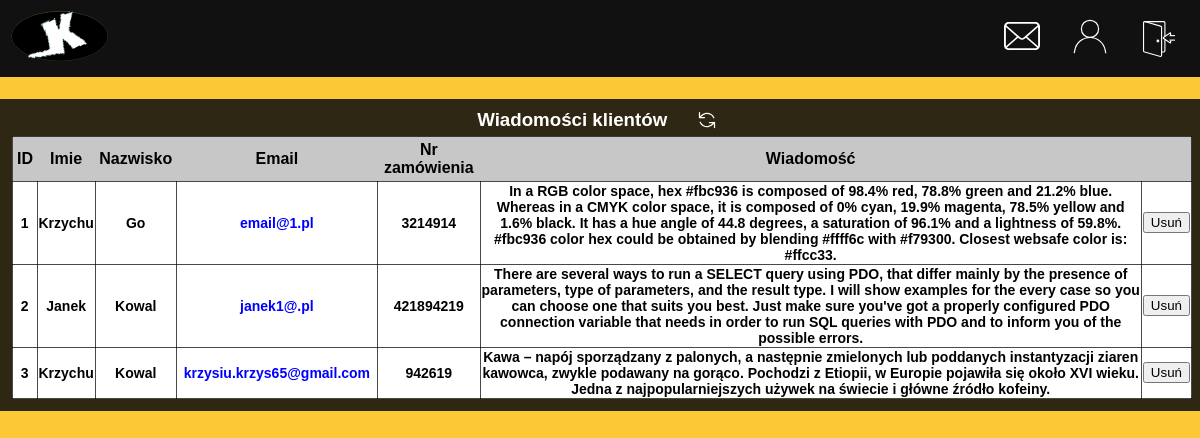
The app's page /wiadomosci_klientow.php (signed in), older data.
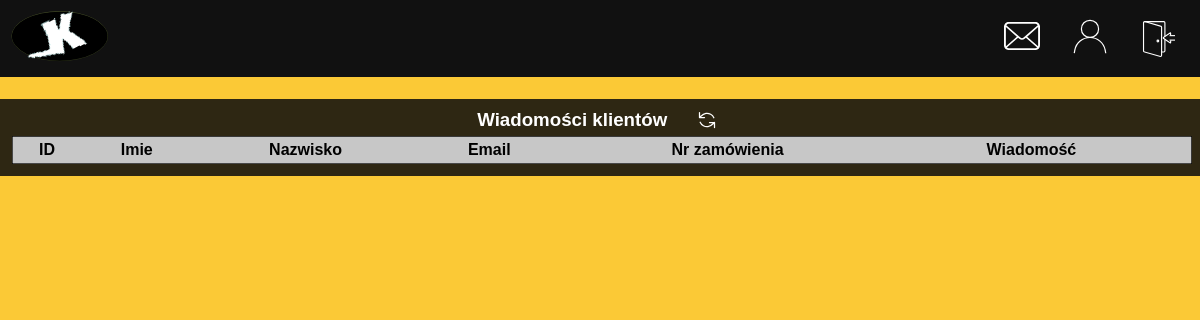
The same page, newer data.
### tables this page shows
CREATE TABLE `wiadomosci_klientow` (
  `id` int(11) NOT NULL,
  `imie` varchar(100) NOT NULL,
  `nazwisko` varchar(100) NOT NULL,
  `email` varchar(120) NOT NULL,
  `nr_zamowienia` int(11) NOT NULL,
  `wiadomosc` text NOT NULL
);

### wiadomosci_klientow.php (the view, shortened to what this page needs)
<!DOCTYPE html>
<html lang="pl">
<head>
    <link rel="stylesheet" href="s.css?v=1.2">
</head>
<body>
<header class="naglowek">
<?php include_once("laczenieZbaza.php");?>
<div class='menu1'>
    <a href="index.php"><img src="svg/logo1.svg" alt="logo" width="100px" height="auto"></a>
</div>
<div class='wyloguj'>
    <a href="wiadomosci_klientow.php" id='wiadomosc'><img src="svg/email_panel.svg" alt="wiadomosci" width="36px" height="36px"></a>
<?php
    if( isset( $_SESSION['email'] ) && !empty( $_SESSION['email'] ) ){
        echo "<a href='konto.php' id='konto'><img src='svg/account.svg' width='36px' height='36px' alt='konto'></a>";
    }
    if( isset( $_SESSION['email'] ) && !empty( $_SESSION['email'] ) ){
        echo "<form  action='wyloguj.php'  method='POST'>
                <button id='wyloguj'><img src='svg/logout.svg' width='36px' height='36px' alt='&#9032'></button> </form>";
    }
?>
</div>
</header>
<br>
<div class="contener">
<div class="menu_panelu">
<div class="panel" id="panel4">
    <div class="lista_produktow">
    <h3 id="p5">Wiadomości klientów</h3>
    <button class="button_refresh" onClick="window.location.reload();"><img src="svg/refresh.svg" alt="&#10227" width="20px" height="20px"></button>
    </div>
    <table class="tabela_produktow">
        <tr>
            <th>ID</th>
            <th>Imie</th>
            <th>Nazwisko</th>
            <th>Email</th>
            <th>Nr zamówienia</th>
            <th>Wiadomość</th>
            <th></th>
        </tr>
<?php
$pyt_wiadomosci = $conn->query("SELECT * FROM wiadomosci_klientow")->fetchAll();
$id_maila = 0;
foreach($pyt_wiadomosci as $linia){
    $mailID = "klik" . $id_maila;
    echo "<tr>";
    echo "<td>" . $linia["id"] . "</td>";
    echo "<td>" . $linia["imie"] . "</td>";
    echo "<td>" . $linia["nazwisko"] . "</td>";
    echo "<td>" . "<button  class=klik id=$mailID data-em = '$linia[email]' style='border:none; background: transparent; font-weight:bold; font-size:14px; cursor:pointer; color: blue;'>" . $linia["email"] . "</button>" . "</td>";
    echo "<td>" . $linia["nr_zamowienia"] . "</td>";
    echo "<td>" . $linia["wiadomosc"] . "</td>";
    echo "<td>" . "<form method='POST'>" . "<button name=".$mailID." class='przycisk_usun_mały'>Usuń</button>" . "</form>" . "</td>";
    echo "</tr>";
    $id_maila += 1;
}
echo "</table>";
?>
</div>
</div>
</div>
</body>
</html>

### s.css (style rules this page uses)
* { box-sizing: border-box; margin: 0; }
body { min-height: 100vh; display: flex; flex-direction: column; background: #fbc936; font-family:'Segoe UI'; color: black; margin: 0; }
.contener { padding-bottom: 2rem; flex: 1; }
.naglowek { display: flex; flex-direction: row; align-items: center; padding: 10px; background-color: rgb(17, 17, 17); }
#wyloguj { transition: 0.5s; background-color: transparent; border: none; font-size: 20px; width: 42px; height: 42px; font-weight: bold; align-items: center; text-decoration: none; color: white; padding: 7px; cursor: pointer; transition: 1s; }
#konto, #log_in, #wiadomosc { padding: 6px; transition: 1s; }
.wyloguj { display: flex; column-gap: 20px; justify-content: right; align-items: center; flex: 20%; padding-right: 14px; }
.menu1 { align-items: center; float: left; flex: 30%; }
.menu_panelu { background-color: #0e0e0edc; padding: 10px; display: flex; flex-wrap: wrap; flex-direction: row; color: white; }
.menu_panelu #panel4 { flex: 40%; text-align: center; }
.panel { font-family: arial; font-size: 16px; }
.panel h3 { cursor:default; }
.tabela_produktow { color: black; width: 100%; background-color: #ffffff; border: 1px solid #000000b7; padding: 3px; margin: 2px; font-size: 16px; font-weight: bold; border-collapse:collapse; }
.tabela_produktow th { padding: 4px; background-color: #c7c7c7; }
.lista_produktow { display:flex; flex-direction:row; gap:2%; justify-content:center; }
.button_refresh { background-color: transparent; border: none; cursor: pointer; transition: 0.2s; }
.tabela_produktow tr td { border: 1px solid #000000b7; font-size: 14px; font-weight: bold; border-collapse:collapse; width: max-content; }

Row changes from the older to the newer data that the page shows:
removed wiadomosci_klientow: id "1", imie "Krzychu", nazwisko "Go", email "email@1.pl", nr_zamowienia "3214914", wiadomosc "In a RGB color space, hex #fbc936 is composed of 98.4% red, 78.8% green and 21.2% blue. Whereas in a CMYK color space, it is composed of 0% cyan, 19.9% magenta, 78.5% yellow and 1.6% black. It has a hue angle of 44.8 degrees, a saturation of 96.1% and a lightness of 59.8%. #fbc936 color hex could be obtained by blending #ffff6c with #f79300. Closest websafe color is: #ffcc33."
removed wiadomosci_klientow: id "2", imie "Janek", nazwisko "Kowal", email "janek1@.pl", nr_zamowienia "421894219", wiadomosc "There are several ways to run a SELECT query using PDO, that differ mainly by the presence of parameters, type of parameters, and the result type. I will show examples for the every case so you can choose one that suits you best. Just make sure you've got a properly configured PDO connection variable that needs in order to run SQL queries with PDO and to inform you of the possible errors."
removed wiadomosci_klientow: id "3", imie "Krzychu", nazwisko "Kowal", email "krzysiu.krzys65@gmail.com", nr_zamowienia "942619", wiadomosc "Kawa – napój sporządzany z palonych, a następnie zmielonych lub poddanych instantyzacji ziaren kawowca, zwykle podawany na gorąco. Pochodzi z Etiopii, w Europie pojawiła się około XVI wieku. Jedna z najpopularniejszych używek na świecie i główne źródło kofeiny."
